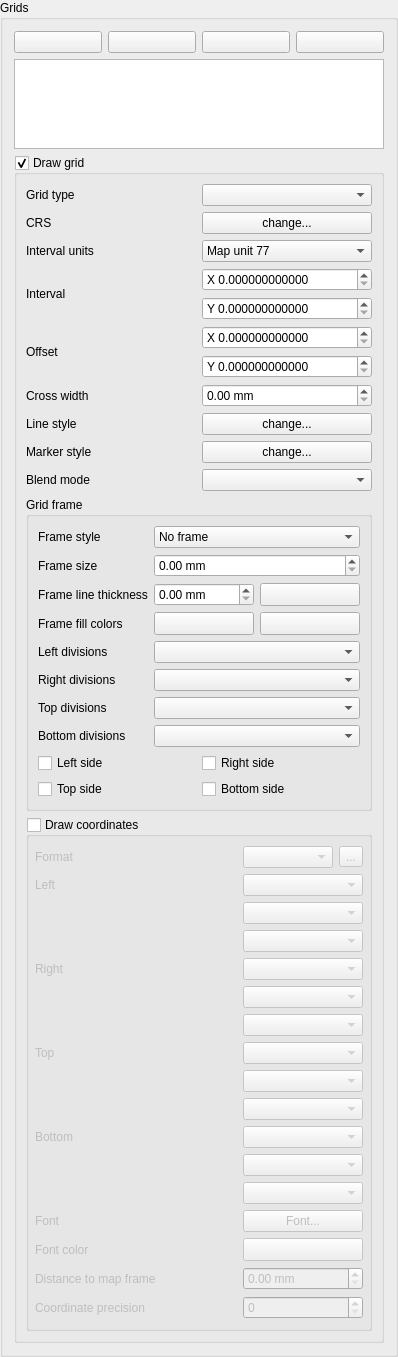
        <widget class="QgsCollapsibleGroupBoxBasic" name="mGridGroupBox">
         <property name="focusPolicy">
          <enum>Qt::StrongFocus</enum>
         </property>
         <property name="title">
          <string>Grids</string>
         </property>
         <property name="collapsed" stdset="0">
          <bool>true</bool>
         </property>
         <property name="syncGroup" stdset="0">
          <string notr="true">composeritem</string>
         </property>
         <layout class="QVBoxLayout" name="verticalLayout_3">
          <item>
           <layout class="QHBoxLayout" name="horizontalLayout_8">
            <item>
             <widget class="QPushButton" name="mAddGridPushButton">
              <property name="toolTip">
               <string>Add a new grid</string>
              </property>
              <property name="text">
               <string/>
              </property>
              <property name="icon">
               <iconset resource="../../../images/images.qrc">
                <normaloff>:/images/themes/default/symbologyAdd.svg</normaloff>:/images/themes/default/symbologyAdd.svg</iconset>
              </property>
             </widget>
            </item>
            <item>
             <widget class="QPushButton" name="mRemoveGridPushButton">
              <property name="toolTip">
               <string>Remove selected grid</string>
              </property>
              <property name="text">
               <string/>
              </property>
              <property name="icon">
               <iconset resource="../../../images/images.qrc">
                <normaloff>:/images/themes/default/symbologyRemove.svg</normaloff>:/images/themes/default/symbologyRemove.svg</iconset>
              </property>
             </widget>
            </item>
            <item>
             <widget class="QPushButton" name="mGridUpButton">
              <property name="toolTip">
               <string>Move selected grid up</string>
              </property>
              <property name="text">
               <string/>
              </property>
              <property name="icon">
               <iconset resource="../../../images/images.qrc">
                <normaloff>:/images/themes/default/symbologyUp.svg</normaloff>:/images/themes/default/symbologyUp.svg</iconset>
              </property>
             </widget>
            </item>
            <item>
             <widget class="QPushButton" name="mGridDownButton">
              <property name="toolTip">
               <string>Move selected grid down</string>
              </property>
              <property name="text">
               <string/>
              </property>
              <property name="icon">
               <iconset resource="../../../images/images.qrc">
                <normaloff>:/images/themes/default/symbologyDown.svg</normaloff>:/images/themes/default/symbologyDown.svg</iconset>
              </property>
             </widget>
            </item>
           </layout>
          </item>
          <item>
           <widget class="QListWidget" name="mGridListWidget">
            <property name="sizePolicy">
             <sizepolicy hsizetype="Expanding" vsizetype="Expanding">
              <horstretch>0</horstretch>
              <verstretch>0</verstretch>
             </sizepolicy>
            </property>
            <property name="maximumSize">
             <size>
              <width>16777215</width>
              <height>90</height>
             </size>
            </property>
           </widget>
          </item>
          <item>
           <widget class="QgsCollapsibleGroupBoxBasic" name="mGridCheckBox">
            <property name="title">
             <string>Draw grid</string>
            </property>
            <property name="checkable">
             <bool>true</bool>
            </property>
            <property name="checked">
             <bool>true</bool>
            </property>
            <property name="syncGroup" stdset="0">
             <string notr="true">composermapgrid</string>
            </property>
            <property name="collapsed" stdset="0">
             <bool>false</bool>
            </property>
            <layout class="QGridLayout" name="gridLayout_6" columnstretch="0,0">
             <item row="0" column="0">
              <widget class="QLabel" name="mGridTypeLabel_2">
               <property name="accessibleName">
                <string extracomment="Hello translotor"/>
               </property>
               <property name="text">
                <string>Grid type</string>
               </property>
               <property name="wordWrap">
                <bool>false</bool>
               </property>
              </widget>
             </item>
             <item row="0" column="1">
              <widget class="QComboBox" name="mGridTypeComboBox"/>
             </item>
             <item row="1" column="0">
              <widget class="QLabel" name="mMapGridCRSLabel">
               <property name="text">
                <string>CRS</string>
               </property>
              </widget>
             </item>
             <item row="1" column="1">
              <widget class="QPushButton" name="mMapGridCRSButton">
               <property name="text">
                <string>change...</string>
               </property>
              </widget>
             </item>
             <item row="2" column="0">
              <widget class="QLabel" name="mMapGridUnitLabel">
               <property name="text">
                <string>Interval units</string>
               </property>
              </widget>
             </item>
             <item row="2" column="1">
              <widget class="QComboBox" name="mMapGridUnitComboBox">
               <item>
                <property name="text">
                 <string>Map unit 77</string>
                </property>
               </item>
               <item>
                <property name="text">
                 <string>Millimeter</string>
                </property>
               </item>
               <item>
                <property name="text">
                 <string>Centimeter</string>
                </property>
               </item>
              </widget>
             </item>
             <item row="3" column="0">
              <widget class="QLabel" name="mIntervalXLabel_2">
               <property name="text">
                <string>Interval</string>
               </property>
               <property name="wordWrap">
                <bool>false</bool>
               </property>
              </widget>
             </item>
             <item row="3" column="1">
              <layout class="QVBoxLayout" name="verticalLayout_9">
               <item>
                <widget class="QgsDoubleSpinBox" name="mIntervalXSpinBox">
                 <property name="prefix">
                  <string>X </string>
                 </property>
                 <property name="decimals">
                  <number>12</number>
                 </property>
                 <property name="maximum">
                  <double>9999999.000000000000000</double>
                 </property>
                </widget>
               </item>
               <item>
                <widget class="QgsDoubleSpinBox" name="mIntervalYSpinBox">
                 <property name="prefix">
                  <string>Y </string>
                 </property>
                 <property name="decimals">
                  <number>12</number>
                 </property>
                 <property name="maximum">
                  <double>9999999.000000000000000</double>
                 </property>
                </widget>
               </item>
              </layout>
             </item>
             <item row="4" column="0">
              <widget class="QLabel" name="mOffsetXLabel_2">
               <property name="text">
                <string>Offset</string>
               </property>
               <property name="wordWrap">
                <bool>false</bool>
               </property>
              </widget>
             </item>
             <item row="4" column="1">
              <layout class="QVBoxLayout" name="verticalLayout_10">
               <item>
                <widget class="QgsDoubleSpinBox" name="mOffsetXSpinBox">
                 <property name="prefix">
                  <string>X </string>
                 </property>
                 <property name="decimals">
                  <number>12</number>
                 </property>
                 <property name="maximum">
                  <double>9999999.000000000000000</double>
                 </property>
                </widget>
               </item>
               <item>
                <widget class="QgsDoubleSpinBox" name="mOffsetYSpinBox">
                 <property name="prefix">
                  <string>Y </string>
                 </property>
                 <property name="decimals">
                  <number>12</number>
                 </property>
                 <property name="maximum">
                  <double>9999999.000000000000000</double>
                 </property>
                </widget>
               </item>
              </layout>
             </item>
             <item row="5" column="0">
              <widget class="QLabel" name="mCrossWidthLabel">
               <property name="text">
                <string>Cross width</string>
               </property>
               <property name="wordWrap">
                <bool>false</bool>
               </property>
              </widget>
             </item>
             <item row="5" column="1">
              <widget class="QgsDoubleSpinBox" name="mCrossWidthSpinBox">
               <property name="suffix">
                <string> mm</string>
               </property>
               <property name="decimals">
                <number>2</number>
               </property>
               <property name="showClearButton" stdset="0">
                <bool>false</bool>
               </property>
              </widget>
             </item>
             <item row="6" column="0">
              <widget class="QLabel" name="mLineStyleLabel">
               <property name="text">
                <string>Line style</string>
               </property>
               <property name="wordWrap">
                <bool>false</bool>
               </property>
              </widget>
             </item>
             <item row="6" column="1">
              <widget class="QPushButton" name="mGridLineStyleButton">
               <property name="text">
                <string>change...</string>
               </property>
              </widget>
             </item>
             <item row="7" column="0">
              <widget class="QLabel" name="mMarkerStyleLabel">
               <property name="text">
                <string>Marker style</string>
               </property>
               <property name="wordWrap">
                <bool>false</bool>
               </property>
              </widget>
             </item>
             <item row="7" column="1">
              <widget class="QPushButton" name="mGridMarkerStyleButton">
               <property name="text">
                <string>change...</string>
               </property>
              </widget>
             </item>
             <item row="8" column="0">
              <widget class="QLabel" name="mGridBlendLabel">
               <property name="text">
                <string>Blend mode</string>
               </property>
              </widget>
             </item>
             <item row="8" column="1">
              <widget class="QgsBlendModeComboBox" name="mGridBlendComboBox"/>
             </item>
             <item row="9" column="0" colspan="2">
              <widget class="QgsCollapsibleGroupBoxBasic" name="mGridFrameGroupBox">
               <property name="focusPolicy">
                <enum>Qt::StrongFocus</enum>
               </property>
               <property name="title">
                <string>Grid frame</string>
               </property>
               <property name="syncGroup" stdset="0">
                <string notr="true">composermapgrid</string>
               </property>
               <layout class="QGridLayout" name="gridLayout_3">
                <item row="0" column="0">
                 <widget class="QLabel" name="mFrameStyleLabel_2">
                  <property name="text">
                   <string>Frame style</string>
                  </property>
                  <property name="wordWrap">
                   <bool>false</bool>
                  </property>
                 </widget>
                </item>
                <item row="1" column="0">
                 <widget class="QLabel" name="mFrameWidthLabel">
                  <property name="text">
                   <string>Frame size</string>
                  </property>
                  <property name="wordWrap">
                   <bool>false</bool>
                  </property>
                 </widget>
                </item>
                <item row="2" column="0">
                 <widget class="QLabel" name="mFramePenLabel">
                  <property name="text">
                   <string>Frame line thickness</string>
                  </property>
                 </widget>
                </item>
                <item row="2" column="1">
                 <widget class="QgsDoubleSpinBox" name="mGridFramePenSizeSpinBox">
                  <property name="suffix">
                   <string> mm</string>
                  </property>
                  <property name="showClearButton" stdset="0">
                   <bool>false</bool>
                  </property>
                 </widget>
                </item>
                <item row="2" column="2">
                 <widget class="QgsColorButtonV2" name="mGridFramePenColorButton">
                  <property name="minimumSize">
                   <size>
                    <width>100</width>
                    <height>0</height>
                   </size>
                  </property>
                  <property name="maximumSize">
                   <size>
                    <width>100</width>
                    <height>16777215</height>
                   </size>
                  </property>
                  <property name="text">
                   <string/>
                  </property>
                 </widget>
                </item>
                <item row="3" column="0">
                 <widget class="QLabel" name="mFrameFillLabel">
                  <property name="text">
                   <string>Frame fill colors</string>
                  </property>
                 </widget>
                </item>
                <item row="3" column="1">
                 <widget class="QgsColorButtonV2" name="mGridFrameFill1ColorButton">
                  <property name="minimumSize">
                   <size>
                    <width>100</width>
                    <height>0</height>
                   </size>
                  </property>
                  <property name="maximumSize">
                   <size>
                    <width>100</width>
                    <height>16777215</height>
                   </size>
                  </property>
                  <property name="text">
                   <string/>
                  </property>
                 </widget>
                </item>
                <item row="3" column="2">
                 <widget class="QgsColorButtonV2" name="mGridFrameFill2ColorButton">
                  <property name="minimumSize">
                   <size>
                    <width>100</width>
                    <height>0</height>
                   </size>
                  </property>
                  <property name="maximumSize">
                   <size>
                    <width>100</width>
                    <height>16777215</height>
                   </size>
                  </property>
                  <property name="text">
                   <string/>
                  </property>
                 </widget>
                </item>
                <item row="8" column="0" colspan="3">
                 <layout class="QGridLayout" name="gridLayout_4">
                  <item row="0" column="0">
                   <widget class="QCheckBox" name="mCheckGridLeftSide">
                    <property name="text">
                     <string>Left side</string>
                    </property>
                   </widget>
                  </item>
                  <item row="0" column="1">
                   <widget class="QCheckBox" name="mCheckGridRightSide">
                    <property name="text">
                     <string>Right side</string>
                    </property>
                   </widget>
                  </item>
                  <item row="1" column="0">
                   <widget class="QCheckBox" name="mCheckGridTopSide">
                    <property name="text">
                     <string>Top side</string>
                    </property>
                   </widget>
                  </item>
                  <item row="1" column="1">
                   <widget class="QCheckBox" name="mCheckGridBottomSide">
                    <property name="text">
                     <string>Bottom side</string>
                    </property>
                   </widget>
                  </item>
                 </layout>
                </item>
                <item row="0" column="1" colspan="2">
                 <widget class="QComboBox" name="mFrameStyleComboBox">
                  <item>
                   <property name="text">
                    <string>No frame</string>
                   </property>
                  </item>
                  <item>
                   <property name="text">
                    <string>Zebra</string>
                   </property>
                  </item>
                  <item>
                   <property name="text">
                    <string>Interior ticks</string>
                   </property>
                  </item>
                  <item>
                   <property name="text">
                    <string>Exterior ticks</string>
                   </property>
                  </item>
                  <item>
                   <property name="text">
                    <string>Interior and exterior ticks</string>
                   </property>
                  </item>
                  <item>
                   <property name="text">
                    <string>Line border</string>
                   </property>
                  </item>
                 </widget>
                </item>
                <item row="1" column="1" colspan="2">
                 <widget class="QgsDoubleSpinBox" name="mFrameWidthSpinBox">
                  <property name="suffix">
                   <string> mm</string>
                  </property>
                  <property name="showClearButton" stdset="0">
                   <bool>false</bool>
                  </property>
                 </widget>
                </item>
                <item row="5" column="0">
                 <widget class="QLabel" name="mRightDivisionsLabel">
                  <property name="text">
                   <string>Right divisions</string>
                  </property>
                 </widget>
                </item>
                <item row="4" column="0">
                 <widget class="QLabel" name="mLeftDivisionsLabel">
                  <property name="text">
                   <string>Left divisions</string>
                  </property>
                 </widget>
                </item>
                <item row="6" column="0">
                 <widget class="QLabel" name="mTopDivisionsLabel">
                  <property name="text">
                   <string>Top divisions</string>
                  </property>
                 </widget>
                </item>
                <item row="7" column="0">
                 <widget class="QLabel" name="mBottomDivisionsLabel">
                  <property name="text">
                   <string>Bottom divisions</string>
                  </property>
                 </widget>
                </item>
                <item row="4" column="1" colspan="2">
                 <widget class="QComboBox" name="mFrameDivisionsLeftComboBox"/>
                </item>
                <item row="5" column="1" colspan="2">
                 <widget class="QComboBox" name="mFrameDivisionsRightComboBox"/>
                </item>
                <item row="6" column="1" colspan="2">
                 <widget class="QComboBox" name="mFrameDivisionsTopComboBox"/>
                </item>
                <item row="7" column="1" colspan="2">
                 <widget class="QComboBox" name="mFrameDivisionsBottomComboBox"/>
                </item>
               </layout>
              </widget>
             </item>
             <item row="10" column="0" colspan="2">
              <widget class="QgsCollapsibleGroupBoxBasic" name="mDrawAnnotationGroupBox">
               <property name="enabled">
                <bool>true</bool>
               </property>
               <property name="title">
                <string>Draw coordinates</string>
               </property>
               <property name="checkable">
                <bool>true</bool>
               </property>
               <property name="checked">
                <bool>false</bool>
               </property>
               <property name="syncGroup" stdset="0">
                <string notr="true">composermapgrid</string>
               </property>
               <property name="collapsed" stdset="0">
                <bool>false</bool>
               </property>
               <layout class="QGridLayout" name="gridLayout_7" columnstretch="0,1">
                <property name="leftMargin">
                 <number>6</number>
                </property>
                <property name="rightMargin">
                 <number>6</number>
                </property>
                <item row="4" column="0">
                 <widget class="QLabel" name="mAnnotationPositionLabelRight">
                  <property name="text">
                   <string>Right</string>
                  </property>
                  <property name="wordWrap">
                   <bool>true</bool>
                  </property>
                  <property name="buddy">
                   <cstring>mAnnotationPositionRightComboBox</cstring>
                  </property>
                 </widget>
                </item>
                <item row="4" column="1">
                 <widget class="QComboBox" name="mAnnotationDisplayRightComboBox"/>
                </item>
                <item row="1" column="0">
                 <widget class="QLabel" name="mAnnotationPositionLabelLeft">
                  <property name="text">
                   <string>Left</string>
                  </property>
                  <property name="wordWrap">
                   <bool>true</bool>
                  </property>
                  <property name="buddy">
                   <cstring>mAnnotationPositionLeftComboBox</cstring>
                  </property>
                 </widget>
                </item>
                <item row="0" column="0">
                 <widget class="QLabel" name="mAnnotationFormatLabel">
                  <property name="text">
                   <string>Format</string>
                  </property>
                 </widget>
                </item>
                <item row="2" column="1">
                 <widget class="QComboBox" name="mAnnotationPositionLeftComboBox"/>
                </item>
                <item row="3" column="1">
                 <widget class="QComboBox" name="mAnnotationDirectionComboBoxLeft"/>
                </item>
                <item row="5" column="1">
                 <widget class="QComboBox" name="mAnnotationPositionRightComboBox"/>
                </item>
                <item row="6" column="1">
                 <widget class="QComboBox" name="mAnnotationDirectionComboBoxRight"/>
                </item>
                <item row="8" column="1">
                 <widget class="QComboBox" name="mAnnotationPositionTopComboBox"/>
                </item>
                <item row="9" column="1">
                 <widget class="QComboBox" name="mAnnotationDirectionComboBoxTop"/>
                </item>
                <item row="11" column="1">
                 <widget class="QComboBox" name="mAnnotationPositionBottomComboBox"/>
                </item>
                <item row="12" column="1">
                 <widget class="QComboBox" name="mAnnotationDirectionComboBoxBottom"/>
                </item>
                <item row="13" column="0">
                 <widget class="QLabel" name="label">
                  <property name="text">
                   <string>Font</string>
                  </property>
                 </widget>
                </item>
                <item row="13" column="1">
                 <widget class="QPushButton" name="mAnnotationFontButton">
                  <property name="text">
                   <string>Font...</string>
                  </property>
                 </widget>
                </item>
                <item row="14" column="0">
                 <widget class="QLabel" name="mFontColorLabel">
                  <property name="text">
                   <string>Font color</string>
                  </property>
                 </widget>
                </item>
                <item row="14" column="1">
                 <widget class="QgsColorButtonV2" name="mAnnotationFontColorButton">
                  <property name="minimumSize">
                   <size>
                    <width>120</width>
                    <height>0</height>
                   </size>
                  </property>
                  <property name="maximumSize">
                   <size>
                    <width>120</width>
                    <height>16777215</height>
                   </size>
                  </property>
                  <property name="text">
                   <string/>
                  </property>
                 </widget>
                </item>
                <item row="15" column="0">
                 <widget class="QLabel" name="mDistanceToFrameLabel">
                  <property name="text">
                   <string>Distance to map frame</string>
                  </property>
                  <property name="wordWrap">
                   <bool>true</bool>
                  </property>
                  <property name="buddy">
                   <cstring>mDistanceToMapFrameSpinBox</cstring>
                  </property>
                 </widget>
                </item>
                <item row="15" column="1">
                 <widget class="QgsDoubleSpinBox" name="mDistanceToMapFrameSpinBox">
                  <property name="suffix">
                   <string> mm</string>
                  </property>
                 </widget>
                </item>
                <item row="16" column="0">
                 <widget class="QLabel" name="mCoordinatePrecisionLabel">
                  <property name="text">
                   <string>Coordinate precision</string>
                  </property>
                  <property name="wordWrap">
                   <bool>true</bool>
                  </property>
                  <property name="buddy">
                   <cstring>mCoordinatePrecisionSpinBox</cstring>
                  </property>
                 </widget>
                </item>
                <item row="16" column="1">
                 <widget class="QgsSpinBox" name="mCoordinatePrecisionSpinBox">
                  <property name="showClearButton" stdset="0">
                   <bool>false</bool>
                  </property>
                 </widget>
                </item>
                <item row="1" column="1">
                 <widget class="QComboBox" name="mAnnotationDisplayLeftComboBox"/>
                </item>
                <item row="7" column="0">
                 <widget class="QLabel" name="mAnnotationPositionLabelTop">
                  <property name="text">
                   <string>Top</string>
                  </property>
                  <property name="wordWrap">
                   <bool>true</bool>
                  </property>
                  <property name="buddy">
                   <cstring>mAnnotationPositionTopComboBox</cstring>
                  </property>
                 </widget>
                </item>
                <item row="7" column="1">
                 <widget class="QComboBox" name="mAnnotationDisplayTopComboBox"/>
                </item>
                <item row="10" column="1">
                 <widget class="QComboBox" name="mAnnotationDisplayBottomComboBox"/>
                </item>
                <item row="10" column="0">
                 <widget class="QLabel" name="mAnnotationPositionLabelBottom">
                  <property name="text">
                   <string>Bottom</string>
                  </property>
                  <property name="wordWrap">
                   <bool>true</bool>
                  </property>
                  <property name="buddy">
                   <cstring>mAnnotationPositionRightComboBox</cstring>
                  </property>
                 </widget>
                </item>
                <item row="0" column="1">
                 <layout class="QHBoxLayout" name="horizontalLayout_13">
                  <item>
                   <widget class="QComboBox" name="mAnnotationFormatComboBox"/>
                  </item>
                  <item>
                   <widget class="QToolButton" name="mAnnotationFormatButton">
                    <property name="text">
                     <string>...</string>
                    </property>
                    <property name="icon">
                     <iconset resource="../../../images/images.qrc">
                      <normaloff>:/images/themes/default/mIconExpression.svg</normaloff>:/images/themes/default/mIconExpression.svg</iconset>
                    </property>
                   </widget>
                  </item>
                 </layout>
                </item>
               </layout>
              </widget>
             </item>
            </layout>
           </widget>
          </item>
         </layout>
        </widget>
